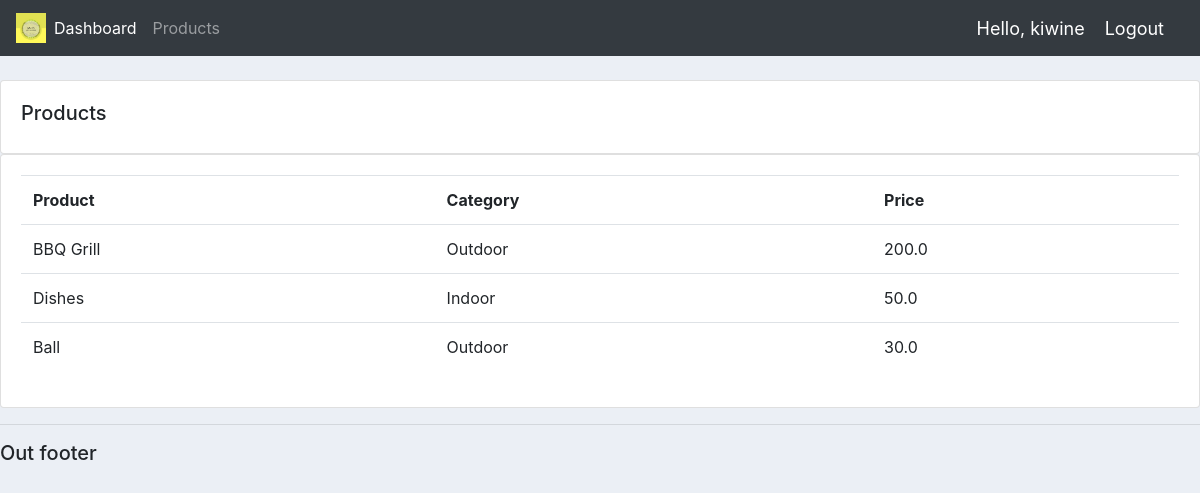
Screenshot of /products/ (signed in) with the database file from the repository.
### accounts/models.py (models this page shows, shortened)
class Product(models.Model):
	CATEGORY = (
			('Indoor','Indoor'),
			('Outdoor','Outdoor'),
			)
	name= models.CharField(max_length=200, null=True)
	price = models.FloatField(null=True)
	category = models.CharField(max_length=200, null=True, choices=CATEGORY) #category xac dinh gia tri dua vao CATEGORY, like a dropdown menu
	discription = models.CharField(max_length=200, null=True, blank=True)
	date_created = models.DateTimeField(auto_now_add = True,null=True)
	tags = models.ManyToManyField(Tag)

### accounts/decorators.py (the view)
	def wrapper_func(request, *args, **kwargs):
		group = None
		if request.user.groups.exists():
			group = request.user.groups.all()[0].name
		if group == 'customer':
			return redirect('user-page')
		if group == 'admin':
			return view_func(request, *args, **kwargs)

### accounts/views.py (called while the page is built)
@login_required(login_url='login')
@admin_only #chi nhung user co role la admin thi moic co quyen truy cap vao home
def products(request):
	products = Product.objects.all() #truyen tham so dau vao
	return render(request,'accounts/products.html',{'products':products})

### accounts/templates/accounts/products.html
{% extends 'accounts/main.html' %}
{% block content %}
	<br>
	<div class="row">
		<div class="col-md">
			<div class="card card-body">
				<h5>Products</h5>
			</div>
			<div class="card card-body">
				<table class="table">
					<tr>
						<th>Product</th>
						<th>Category</th>
						<th>Price</th>
					</tr>
					{% for i in products %}
						<tr>
							<td>{{i.name}}</td>
							<td>{{i.category}}</td>
							<td>{{i.price}}</td>
						</tr>
					{% endfor %}
				</table>
			</div>
		</div>
	</div>
{% endblock %}

### accounts/templates/accounts/navbar.html (shortened to what this page needs)
	{% load static %}
	<nav class="navbar navbar-expand-lg navbar-dark bg-dark">
  <img src="{% static 'img/LOGO.png' %}" style="width: 30px; height: 30px">
  <div class="collapse navbar-collapse" id="navbarNav">
    <ul class="navbar-nav">
      {% if request.user.is_staff %}
      <li class="nav-item active">
        <a class="nav-link" href="{% url 'home' %}">Dashboard</a>
      </li>
      <li class="nav-item">
        <a class="nav-link" href="{% url 'products' %}">Products</a>
      </li>
     {% endif %}
    </ul>
  </div>
  <span class="hello-msg">Hello, {{request.user}}</span>
  <span><a class="hello-msg" href="{% url 'logout' %}">Logout</a></span>
</nav>

### static/css/main.css (style rules this page uses)
body { background-color: #ebeff5; }

### accounts/templates/accounts/main.html (style rules this page uses)
body { background-color: #ebeff5; }

### accounts/templates/accounts/navbar.html (style rules this page uses)
.hello-msg { font-size: 18px; color: white; margin-right: 20px; }

### rows the page displays
Product: name "BBQ Grill", category "Outdoor", price "200.0"
Product: name "Dishes", category "Indoor", price "50.0"
Product: name "Ball", category "Outdoor", price "30.0"

### other values shown
{{ request.user }} "kiwine"
